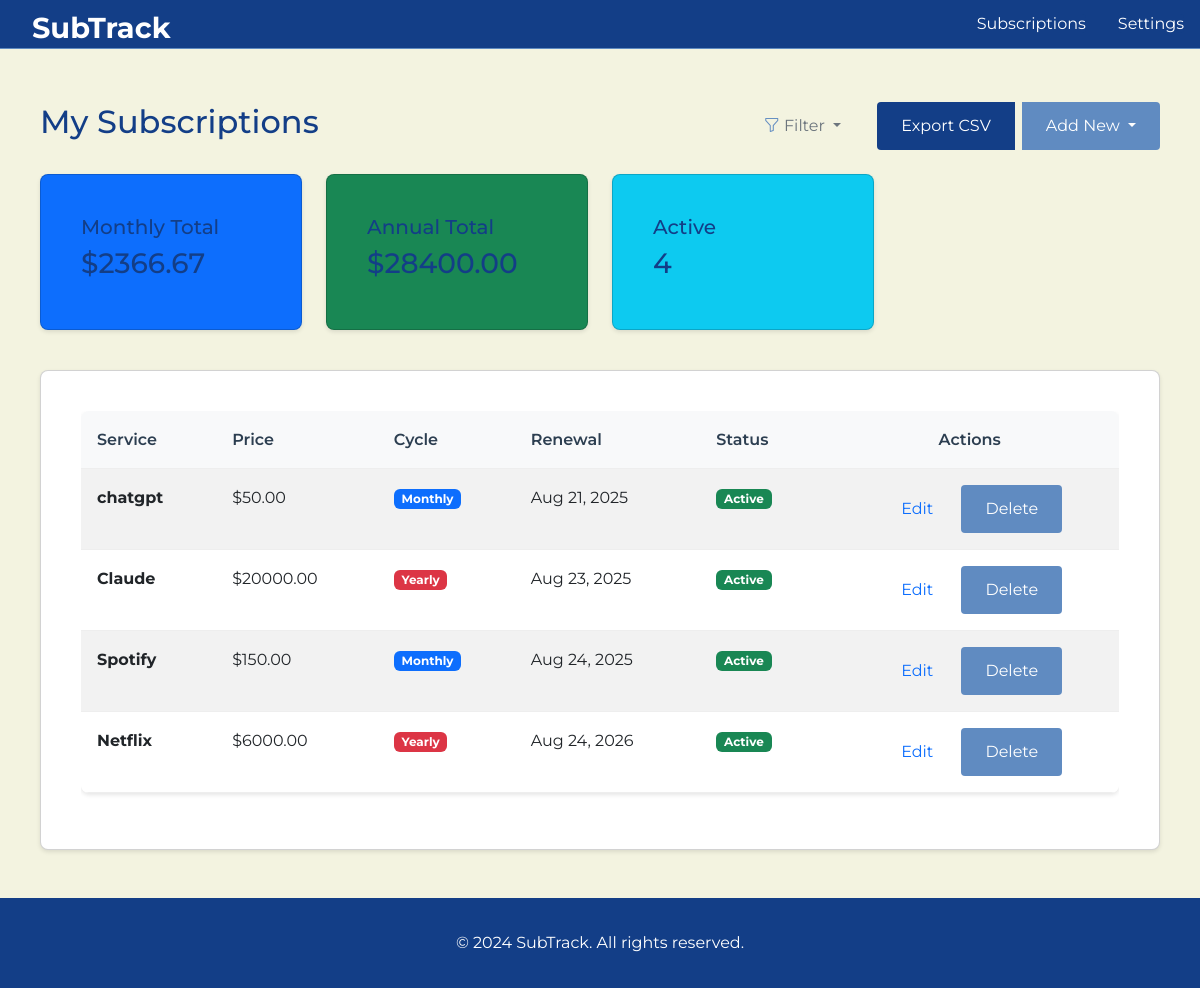
Page /subscriptions/ (signed in) on the committed database.
### subscriptions/models.py (models this page shows, shortened)
class Subscription(models.Model):
    BILLING_CYCLE_CHOICES = [
        ('monthly', 'Monthly'),
        ('yearly', 'Yearly'),
    ]
    user = models.ForeignKey(
        User,
        on_delete=models.CASCADE,
        related_name='subscriptions',
        help_text="The user who owns this subscription"
    )
    service_name = models.CharField(
        max_length=100,
        help_text="Name of the subscription service (e.g., Netflix, Spotify)"
    )
    price = models.DecimalField(
        max_digits=10,
        decimal_places=2,
        validators=[MinValueValidator(Decimal('0.01'))],
        help_text="Monthly or yearly price of the subscription"
    )
    billing_cycle = models.CharField(
        max_length=10,
        choices=BILLING_CYCLE_CHOICES,
        default='monthly',
        help_text="Billing frequency for the subscription"
    )
    renewal_date = models.DateField(
        help_text="Next renewal date for the subscription"
    )
    created_at = models.DateTimeField(auto_now_add=True)
    updated_at = models.DateTimeField(auto_now=True)
    class Meta:
        ordering = ['renewal_date']
        verbose_name = "Subscription"
        verbose_name_plural = "Subscriptions"
    @property
    def annual_cost(self):
        if self.billing_cycle == 'yearly':
            return self.price
        else:  # monthly
            return self.price * 12
    @property
    def monthly_cost(self):
        if self.billing_cycle == 'monthly':
            return self.price
        else:  # yearly
            return self.price / 12
    def is_due_soon(self, days=7):
        from django.utils import timezone
        from datetime import timedelta
        today = timezone.now().date()
        due_date = self.renewal_date - timedelta(days=days)
        return today >= due_date
    def is_overdue(self):
        from django.utils import timezone
        today = timezone.now().date()
        return today > self.renewal_date

### subscriptions/views.py (the view)
# urls.py: path('', views.SubscriptionListView.as_view(), name='subscription_list'),
class SubscriptionListView(LoginRequiredMixin, ListView):
    model = Subscription
    template_name = 'subscriptions/list.html'
    context_object_name = 'subscriptions'
    paginate_by = 10
    def get_queryset(self):
        qs = Subscription.objects.filter(user=self.request.user)
        billing_cycle = self.request.GET.get('billing_cycle')
        status = self.request.GET.get('status')
        min_price = self.request.GET.get('min_price')
        max_price = self.request.GET.get('max_price')
        from django.utils import timezone
        today = timezone.now().date()
        if billing_cycle in ['monthly', 'yearly']:
            qs = qs.filter(billing_cycle=billing_cycle)
        if status == 'due_soon':
            from datetime import timedelta
            due_soon_date = today + timedelta(days=7)
            qs = qs.filter(renewal_date__gt=today, renewal_date__lte=due_soon_date)
        elif status == 'overdue':
            qs = qs.filter(renewal_date__lt=today)
        elif status == 'active':
            from datetime import timedelta
            due_soon_date = today + timedelta(days=7)
            qs = qs.filter(renewal_date__gt=due_soon_date)
        if min_price:
            try:
                qs = qs.filter(price__gte=float(min_price))
            except ValueError:
                pass
        if max_price:
            try:
                qs = qs.filter(price__lte=float(max_price))
            except ValueError:
                pass
        return qs
    def get_context_data(self, **kwargs):
        context = super().get_context_data(**kwargs)
        full_queryset = self.get_queryset()
        total_monthly = sum(sub.monthly_cost for sub in full_queryset)
        total_annual = sum(sub.annual_cost for sub in full_queryset)
        from django.utils import timezone
        from datetime import timedelta
        due_soon_date = timezone.now().date() + timedelta(days=7)
        due_soon = full_queryset.filter(renewal_date__lte=due_soon_date)
        context.update({
            'total_monthly': total_monthly,
            'total_annual': total_annual,
            'due_soon': due_soon,
            'filter_billing_cycle': self.request.GET.get('billing_cycle', ''),
            'filter_status': self.request.GET.get('status', ''),
            'filter_min_price': self.request.GET.get('min_price', ''),
            'filter_max_price': self.request.GET.get('max_price', ''),
        })
        return context

### templates/subscriptions/list.html (shortened to what this page needs)
{% extends 'base.html' %}
{% block content %}
<div class="container">
    <div class="row mb-4 align-items-center">
        <div class="col">
            <h2>My Subscriptions</h2>
        </div>
        <div class="col text-end">
            <div class="d-inline-block me-2">
                <div class="dropdown">
                    <button class="btn btn-outline-secondary dropdown-toggle" type="button" id="filterDropdown" data-bs-toggle="dropdown" aria-expanded="false">
                        <i class="bi bi-funnel"></i> Filter
                    </button>
                </div>
            </div>
            <div class="btn-group">
                <a href="{% url 'subscriptions:export_csv' %}" class="btn btn-outline-success me-2">Export CSV</a>
                <button type="button" class="btn btn-primary dropdown-toggle" data-bs-toggle="dropdown" aria-expanded="false">
                    Add New
                </button>
            </div>
        </div>
    </div>
    <div class="row mb-4">
        <div class="col-md-3">
            <div class="card bg-primary text-white">
                <div class="card-body">
                    <h5>Monthly Total</h5>
                    <h3>${{ total_monthly|floatformat:2 }}</h3>
                </div>
            </div>
        </div>
        <div class="col-md-3">
            <div class="card bg-success text-white">
                <div class="card-body">
                    <h5>Annual Total</h5>
                    <h3>${{ total_annual|floatformat:2 }}</h3>
                </div>
            </div>
        </div>
        <div class="col-md-3">
            <div class="card bg-info text-white">
                <div class="card-body">
                    <h5>Active</h5>
                    <h3>{{ subscriptions.count }}</h3>
                </div>
            </div>
        </div>
    </div>
    {% if subscriptions %}
        <div class="card">
            <div class="card-body">
                <div class="table-responsive">
                    <table class="table table-striped">
                        <thead>
                            <tr>
                                <th>Service</th>
                                <th>Price</th>
                                <th>Cycle</th>
                                <th>Renewal</th>
                                <th>Status</th>
                                <th class="text-center">Actions</th>
                            </tr>
                        </thead>
                        <tbody>
                            {% for subscription in subscriptions %}
                            <tr>
                                <td><strong>{{ subscription.service_name }}</strong></td>
                                <td>${{ subscription.price }}</td>
                                <td>
                                    <span class="badge {% if subscription.billing_cycle == 'monthly' %}bg-primary{% else %}bg-danger{% endif %}">
                                        {{ subscription.get_billing_cycle_display }}
                                    </span>
                                </td>
                                <td>{{ subscription.renewal_date|date:"M d, Y" }}</td>
                                <td>
                                    {% if subscription.is_overdue %}
                                        <span class="badge bg-danger">Overdue</span>
                                    {% elif subscription.is_due_soon %}
                                        <span class="badge bg-warning">Due Soon</span>
                                    {% else %}
                                        <span class="badge bg-success">Active</span>
                                    {% endif %}
                                </td>
                                <td class="text-center">
                                    <a href="{% url 'subscriptions:subscription_update' subscription.pk %}" class="btn btn-sm btn-outline-primary">Edit</a>
                                    <a href="{% url 'subscriptions:subscription_delete' subscription.pk %}" class="btn btn-sm btn-outline-danger">Delete</a>
                                </td>
                            </tr>
                            {% endfor %}
                        </tbody>
                    </table>
                </div>
            </div>
        </div>
    {% else %}
        <div class="text-center py-5">
            <h4>No subscriptions found</h4>
            <p class="text-muted">Start tracking your subscriptions by adding your first one!</p>
            <a href="{% url 'subscriptions:subscription_create' %}" class="btn btn-primary">Add First Subscription</a>
        </div>
    {% endif %}
</div>
{% endblock %}

### templates/base.html (shortened to what this page needs)
<!DOCTYPE html>
<html lang="en">
<head>
    {% load static %}
    <link href="https://cdn.jsdelivr.net/npm/bootstrap@5.3.0/dist/css/bootstrap.min.css" rel="stylesheet">
    <link href="https://cdn.jsdelivr.net/npm/bootstrap-icons@1.10.0/font/bootstrap-icons.css" rel="stylesheet">
    <link rel="stylesheet" href="{% static 'css/style.css' %}">
</head>
<body>
    <header>
        <nav>
            <div class="container" style="padding-left: 1rem !important; padding-right: 0 !important;">
                <h1><a href="{% url 'subscriptions:home' %}">SubTrack</a></h1>
                <ul style="margin-right: 1rem !important;">
                    <li><a href="{% url 'subscriptions:subscription_list' %}">Subscriptions</a></li>
                    {% if user.is_authenticated %}
                        <li><a href="{% url 'subscriptions:settings' %}">Settings</a></li>
                    {% else %}
                        <li><a href="{% url 'login' %}">Login</a></li>
                    {% endif %}
                </ul>
            </div>
        </nav>
    </header>
    <main>
        <div class="container">
            {% block content %}
            {% endblock %}
        </div>
    </main>
    <footer>
        <div class="container">
            <p>&copy; 2024 SubTrack. All rights reserved.</p>
        </div>
    </footer>
</body>
</html>

### static/css/style.css (style rules this page uses)
* { margin: 0; padding: 0; box-sizing: border-box; }
body { font-family: 'Segoe UI', Tahoma, Geneva, Verdana, sans-serif; line-height: 1.6; color: #333; background-color: #f8f9fa; }
.container { max-width: 1200px; margin: 0 auto; padding: 0 20px; }
header { background-color: #2c3e50; color: white; padding: 1rem 0; box-shadow: 0 2px 4px rgba(0,0,0,0.1); }
nav .container { display: flex; justify-content: space-between; align-items: center; }
nav h1 a { color: white; text-decoration: none; font-size: 1.8rem; font-weight: bold; }
nav ul { display: flex; list-style: none; gap: 2rem; }
nav ul li a { color: white; text-decoration: none; padding: 0.5rem 1rem; border-radius: 4px; transition: background-color 0.3s; }
main { min-height: calc(100vh - 140px); padding: 2rem 0; }
.btn { display: inline-block; padding: 0.75rem 1.5rem; border: none; border-radius: 4px; text-decoration: none; font-size: 1rem; cursor: pointer; transition: background-color 0.3s; }
.btn-primary { background-color: #3498db; color: white; }
.card { background: white; border-radius: 8px; box-shadow: 0 2px 4px rgba(0,0,0,0.1); padding: 1.5rem; margin-bottom: 1rem; }
.table { width: 100%; border-collapse: collapse; background: white; border-radius: 8px; overflow: hidden; box-shadow: 0 2px 4px rgba(0,0,0,0.1); }
.table th, .table td { padding: 1rem; text-align: left; border-bottom: 1px solid #eee; }
.table th { background-color: #f8f9fa; font-weight: 600; color: #2c3e50; }
footer { background-color: #2c3e50; color: white; text-align: center; padding: 1rem 0; margin-top: auto; }

### templates/base.html (style rules this page uses)
:root { --main-bg: #F3F3E0; --primary: #133E87; --accent: #608BC1; --highlight: #CBDCEB; --text-main: #133E87; --text-secondary: #333; }
html, body { font-family: 'Montserrat', Arial, sans-serif; background: var(--main-bg) !important; color: var(--text-main); }
nav, .navbar, nav *, nav .container, .card-header { background: var(--primary) !important; margin: 0 !important; padding: 0 !important; box-shadow: none !important; border: none !important; outline: none !important; }
nav .container { display: flex; justify-content: space-between; align-items: center; max-width: 1200px; margin-left: auto; margin-right: auto; padding-left: 1rem; padding-right: 1rem; }
nav .container h1 a { color: #fff; margin-left: 10 !important; padding-left: 1rem !important; }
nav h1 { margin: 0; }
nav ul { display: flex; gap: 2rem; margin: 0; padding: 0; list-style: none; }
nav ul a { color: #fff !important; }
body { padding-top: 70px !important; }
nav, .navbar { border-bottom: 1.5px solid var(--accent) !important; }
.bi { color: var(--accent); }
.card-title, .display-3, .display-4, h1, h2, h3, h4, h5, h6 { color: var(--primary); }
.card-text, .lead, p, span, label { color: var(--text-secondary); }
.btn-primary { background: var(--accent); border: none; color: #fff; }
.btn-outline-success { color: #fff; background: var(--primary); border: none; }
.btn-outline-danger { color: #fff; background: var(--accent); border: none; }
footer, footer .container { background: var(--primary) !important; color: #fff !important; padding-top: 1rem; padding-bottom: 1rem; }
footer p { margin-bottom: 0; color: #fff !important; }
header, main, .container { border: none !important; background: transparent !important; box-shadow: none !important; }
header { position: fixed; top: 0; left: 0; width: 100%; z-index: 1000; padding-top: 0 !important; padding-bottom: 0 !important; }

### rows in the picture
Subscription: service_name "chatgpt", price "50.00", billing_cycle "Monthly", renewal_date "Aug 21, 2025", shows "Active"
Subscription: service_name "Claude", price "20000.00", billing_cycle "Yearly", renewal_date "Aug 23, 2025", shows "Active"
Subscription: service_name "Spotify", price "150.00", billing_cycle "Monthly", renewal_date "Aug 24, 2025", shows "Active"
Subscription: service_name "Netflix", price "6000.00", billing_cycle "Yearly", renewal_date "Aug 24, 2026", shows "Active"

### other values in the picture
{{ total_monthly|floatformat:2 }} "2366.67"
{{ total_annual|floatformat:2 }} "28400.00"
{{ subscriptions.count }} "4"
